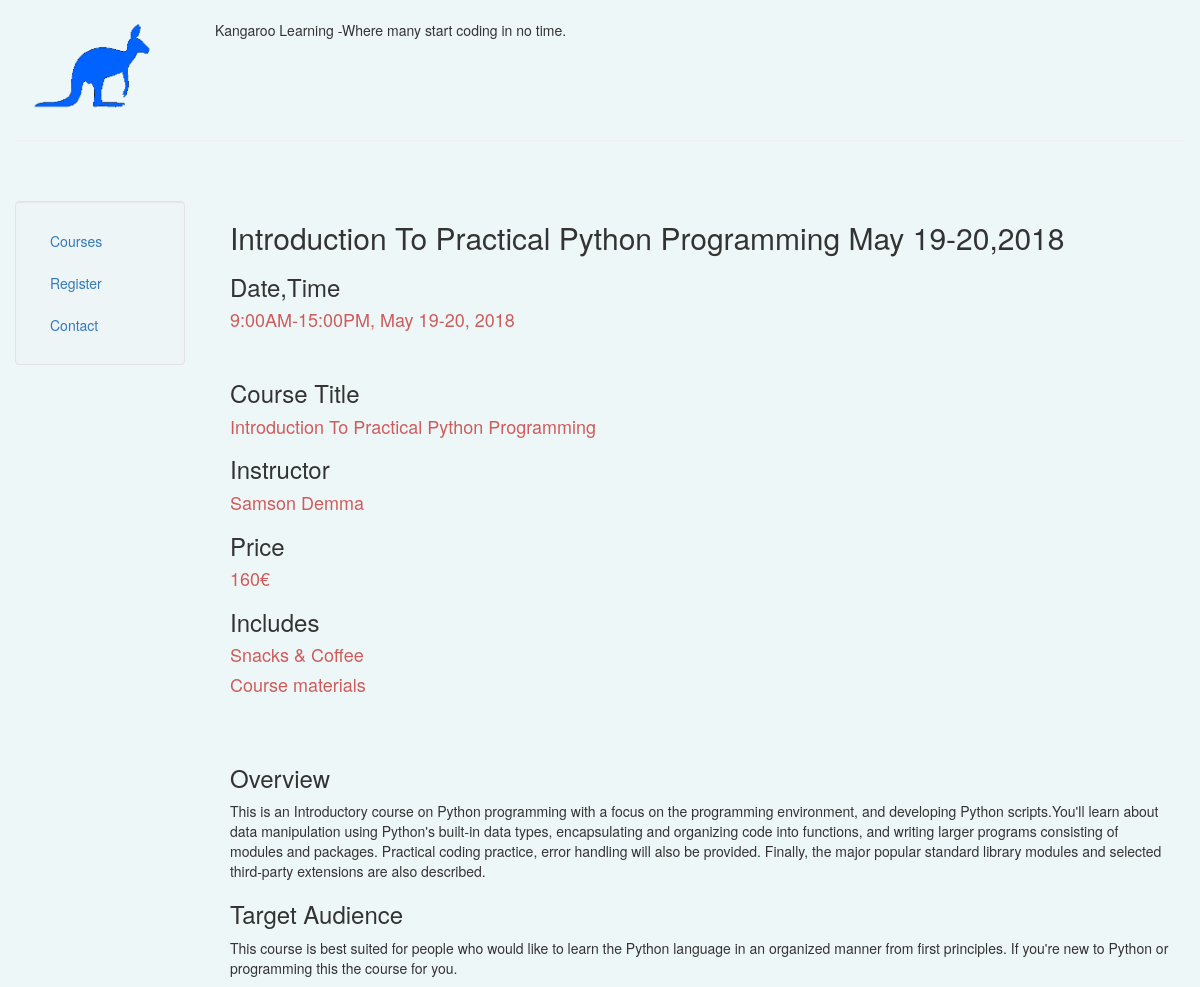
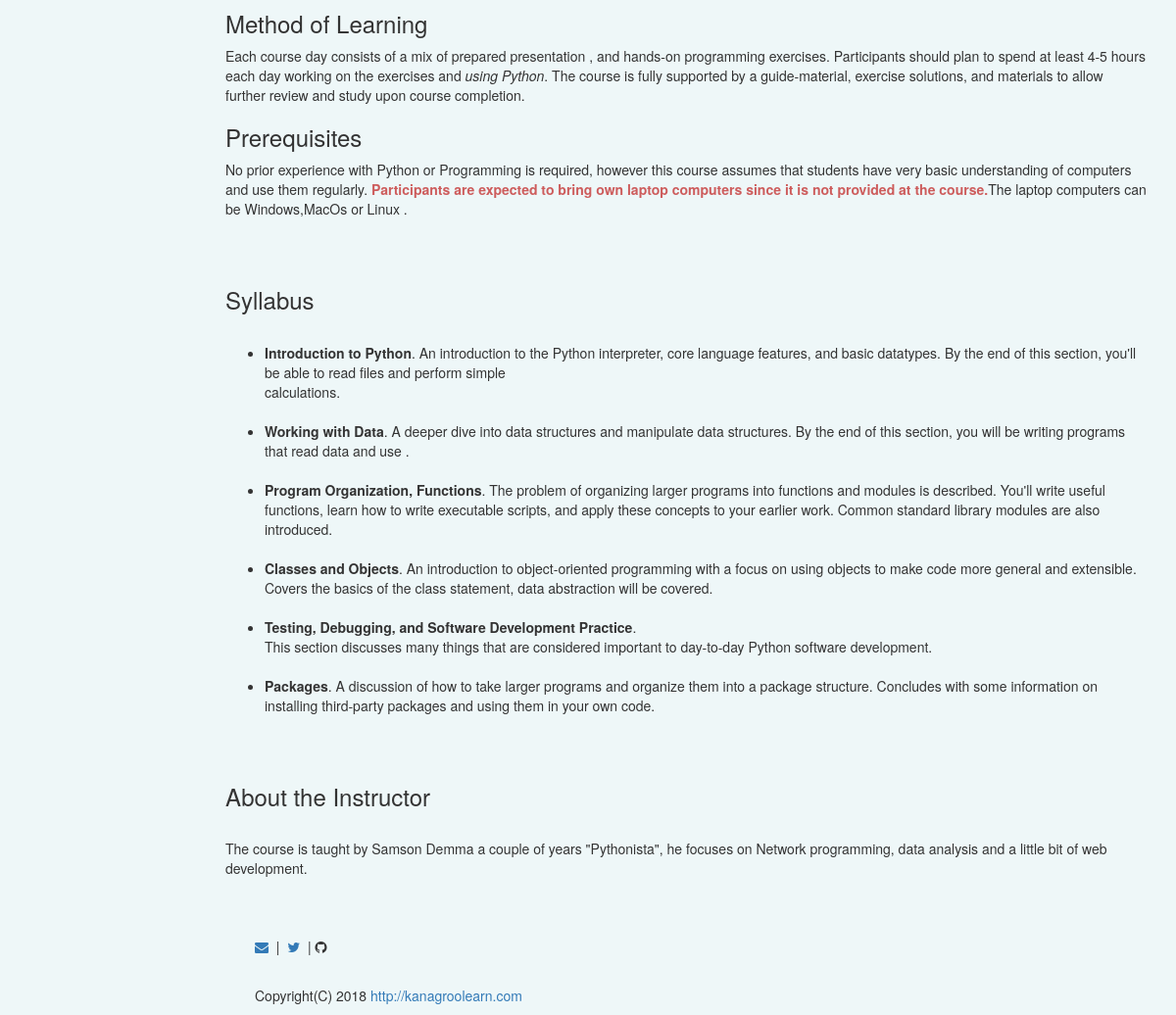
/courses/1, run on the app's committed database (2 pictures, top to bottom).
### courses/models.py (models this page shows, shortened)
class Post(models.Model):
    title = models.CharField(max_length=150)
    body = models.TextField()
    date = models.DateTimeField()

### courses/templates/courses/post.html
{% extends "personal/header.html" %}
{% block content %}
   <h2>{{post.title}}</h2>
   {{ post.body| safe |linebreaks }}
{% endblock %}

### personal/templates/personal/header.html (style rules this page uses)
html, body { height:100%; }

### data on the page
Post: title "Introduction To Practical Python Programming May 19-20,2018", body "Date,Time 9:00AM-15:00PM, May 19-20, 2018 Course Title Introduction To Practical Python Programming Instructor Samson Demma Price 160€ Includes Snacks & Coffee Course materials Overview This is an Introductory course on Python programming with a focus on the programming environment, and developing Python scripts.You'll learn about data manipulation using Python's built-in data types, encapsulating and organizing code into functions, and writing larger programs consisting of modules and packages. Practical coding practice, error handling will also be provided. Finally, the major popular standard library modules and selected third-party extensions are also described. Target Audience This…"
